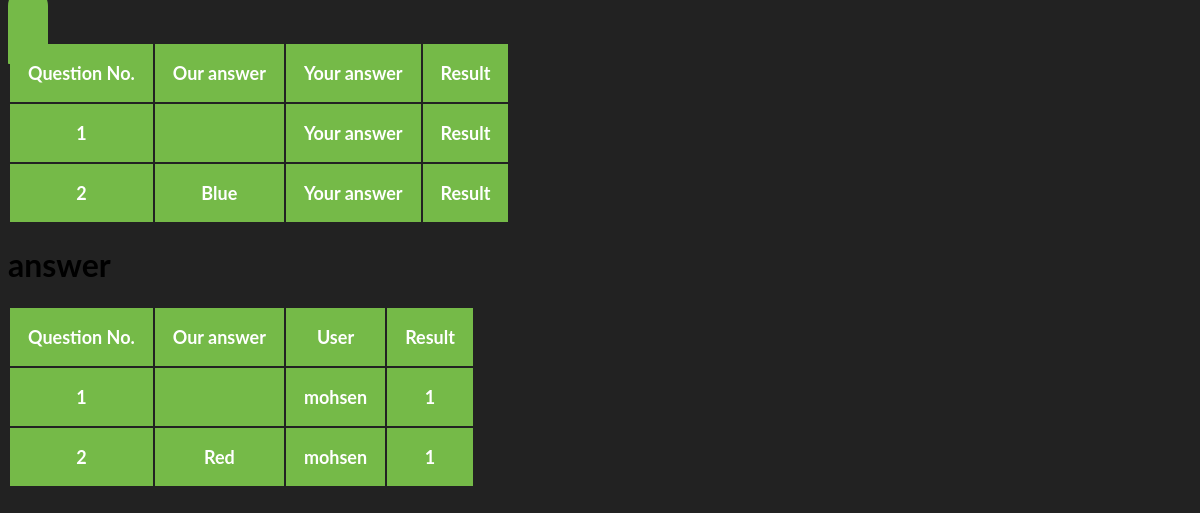
The page /mohsen/result on the database its author committed.
### meandhim/models.py (models this page shows, shortened)
class response(models.Model):
	user = models.ForeignKey(user, on_delete=models.CASCADE)
	question = models.ForeignKey(question, on_delete=models.CASCADE)
	choice = models.CharField(max_length=10)

class question(models.Model):
	quest = models.CharField(max_length=200)
	choice1 = models.CharField(max_length=200)
	choice2 = models.CharField(max_length=200)
	choice3 = models.CharField(max_length=200)
	choice4 = models.CharField(max_length=200, blank=True)
	choice5 = models.CharField(max_length=200, blank=True)

class anwser(models.Model):
	user = models.ForeignKey(user, on_delete=models.CASCADE)
	question = models.ForeignKey(question, on_delete=models.CASCADE)
	choice = models.CharField(max_length=10)
	score = models.IntegerField()

class user(models.Model):
	name = models.CharField(max_length=20)
	def __str__(self):
		return self.name

### meandhim/views.py (the view)
# urls.py: url(r'^(?P<name>[-\w]+)/result$', views.result, name='result'),
def result(request, name):
	userval = user.objects.filter(name=name)[:1].get()
	rep = response.objects.filter(user=userval).all()
	ans = anwser.objects.filter(user=userval).all()
	return render(request, 'meandhim/result.html', {'rep' : rep, 'ans' : ans})

### meandhim/templates/meandhim/result.html (shortened to what this page needs)
<!DOCTYPE>
<html>
<head>
	{% load staticfiles %}
		<link rel="stylesheet" href="{% static 'meandhim/css/stylequiz.css' %}" />
</head>
<body>
<div class="container">
        <div class="row">
            <div class="col-sm-8 col-sm-offset-2">
                <div id="result-of-question" class="pulse animated" >
                    <span id="totalCorrect" class="pull-right"></span>
                    <table class="table table-hover table-responsive" >
                        <thead>
                            <tr>
                                <th>Question No.</th>
                                <th>Our answer</th>
                                <th>Your answer</th>
                                <th>Result</th>
                            </tr>
                            {% for i in rep %}
                            <tr>
                                <th> {{i.question.id}}</th>
                                <th>{{ i.choice }}</th>
                                <th>Your answer</th>
                                <th>Result</th>
                            </tr>
                            {% endfor %}
                        </thead>
                    </table>
      <h1> answer   </h1>
      <table class="table table-hover table-responsive">
                        <thead>
                            <tr>
                                <th>Question No.</th>
                                <th>Our answer</th>
                                <th>User</th>
                                <th>Result</th>
                            </tr>
                            {% for i in ans %}
                            <tr>
                                <th> {{i.question.id}}</th>
                                <th>{{ i.choice }}</th>
                                <th>{{ i.user }}</th>
                                <th>{{ i.score }}</th>
                            </tr>
                            {% endfor %}
                        </thead>
                    </table>
                </div>
            </div>
        </div>
    </div>
</body>
</html>

### meandhim/static/meandhim/css/stylequiz.css (style rules this page uses)
body, html { height: 100%; background: #222222; font-family: 'Lato', sans-serif; }
#result-of-question th { text-align: center; background: #75ba48; color: #fff; padding: 18px; font-size: 18px; border: none; }
#totalCorrect { color: #fff; background: #75ba48; padding: 22px 20px; border-radius: 1px; font-stretch: expanded; font-size: 28px; font-weight: bold; border-top-right-radius: 25px; border-top-left-radius: 25px; }

### rows shown on the page
response: question.id "1"
response: question.id "2", choice "Blue"
anwser: question.id "1", user "mohsen", score "1"
anwser: question.id "2", choice "Red", user "mohsen", score "1"
